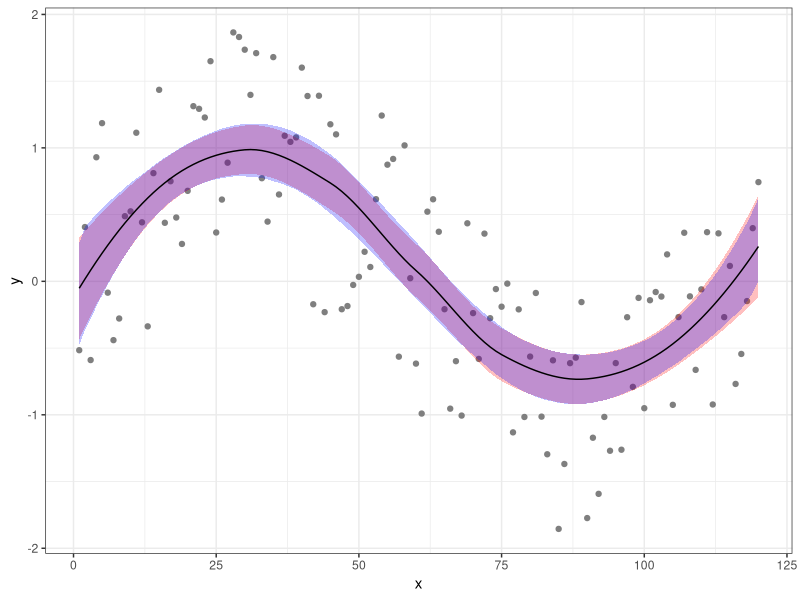

The R source for this figure: (Note: a time limit stopped this script after it produced the figure.)
library(tidyverse)

## Bootstrap example

set.seed(3212016)
d = data.frame(x = 1:120) %>%
  mutate(y = sin(2*pi*x/120) + runif(length(x),-1,1))

l = loess(y ~ x, data=d)
d = d %>% mutate(
  pred_y = predict(l),
  pred_y_se = predict(l,se=TRUE)$se.fit
) %>% mutate(
  pred_low  = pred_y - 1.96 * pred_y_se,
  pred_high = pred_y + 1.96 * pred_y_se
)


n_rep = 5000
d_xy = select(d, x, y)

system.time({
res = purrr::map(
  1:n_rep, 
  function(i) {
    d_xy %>% 
      select(x,y) %>% 
      sample_n(n(), replace=TRUE) %>%
      loess(y ~ x, data=.) %>%
      predict(newdata=d) %>%
      setNames(NULL)
  }
) %>%
  do.call(cbind, .)
})

d = d %>% mutate(
  bs_low = apply(res,1,quantile,probs=c(0.025), na.rm=TRUE),
  bs_high  = apply(res,1,quantile,probs=c(0.975), na.rm=TRUE)
)

as_tibble(d)

ggplot(d, aes(x,y)) +
  geom_point(color="gray50") +
  geom_ribbon(aes(ymin=pred_low, ymax=pred_high), fill="red", alpha=0.25) +
  geom_ribbon(aes(ymin=bs_low, ymax=bs_high), fill="blue", alpha=0.25) +
  geom_line(aes(y=pred_y)) +
  theme_bw()


## Parallel Version

system.time({
  
  res = parallel::mclapply(
    1:25000, 
    function(i) {
      d_xy %>% 
        select(x,y) %>% 
        sample_n(n(), replace=TRUE) %>%
        loess(y ~ x, data=.) %>%
        predict(newdata=d) %>%
        setNames(NULL)
    },
    mc.cores = 8
  ) %>%
    do.call(cbind, .)
  
})
